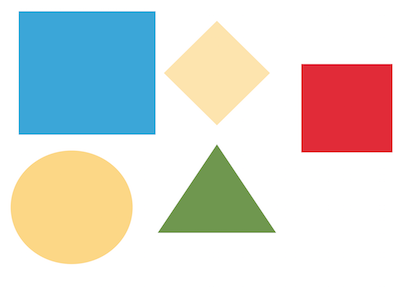
#> input picture src/mhered/src/images/shapes.png, 400 x 289 px, found by its file name
$ python testcv2.py
#> lines starting #> are read from the running program, lines starting #| are printed output that depends on the picture
#!/usr/bin/env python3

import cv2
import numpy as np

image_name = "shapes.png"
title = image_name + " Image"
image_path = "/home/mhered/catkin_ws/src/mhered/src/images/"

# read image
img = cv2.imread(image_path + image_name)
#> img is the input picture: shape (289, 400, 3); mean B, G, R 212.1, 217.4, 217.3

# create a window
cv2.namedWindow(title, cv2.WINDOW_NORMAL)

# show image
cv2.imshow(title, img)

# wait for key press then close
cv2.waitKey(0)
cv2.destroyAllWindows()

# create a copy in copies folder (folder must exist)
copy_name = "copy-" + image_name
copy_full_path = image_path + "copies/" + copy_name

# print("Writing image ", copy_full_path)
cv2.imwrite(copy_full_path, img)

img_copy = cv2.imread(copy_full_path)

title_copy = copy_name + " Image"

# create a window
cv2.namedWindow(title_copy, cv2.WINDOW_NORMAL)

# show image
cv2.imshow(title_copy, img)

# wait for key press
cv2.waitKey(0)

# read image as BGR
img_color = cv2.imread(image_path + image_name, cv2.IMREAD_COLOR)
blue, green, red = cv2.split(img_color)
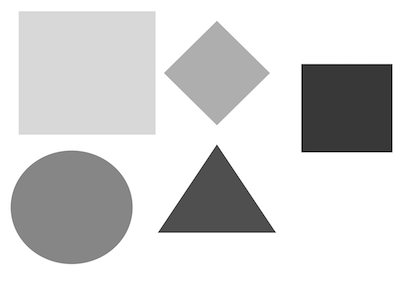
#> blue: shape (289, 400); min 0, max 255, mean 212.1
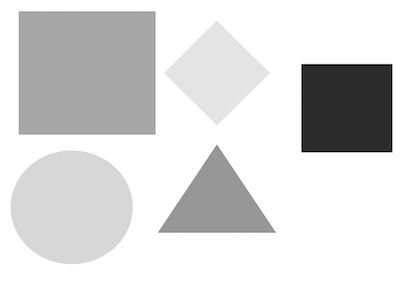
#> green: shape (289, 400); min 0, max 255, mean 217.4
bgr_channels_img = np.concatenate((blue, green, red), axis=1)
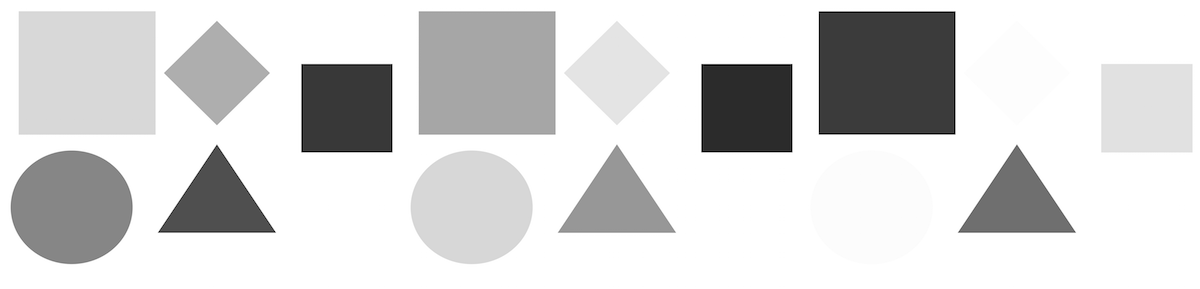
#> bgr_channels_img: shape (289, 1200); min 0, max 255, mean 215.6
cv2.imshow("BGR channels", bgr_channels_img)

# convert to HSV

img_hsv = cv2.cvtColor(img_color, cv2.COLOR_BGR2HSV)
#> img_hsv: shape (289, 400, 3); mean H, S, V 33.1, 62.1, 242.1
h, s, v = cv2.split(img_hsv)
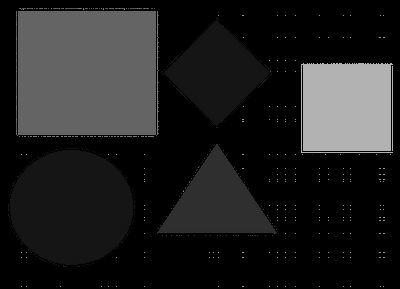
#> h: shape (289, 400); min 0, max 179, mean 33.1
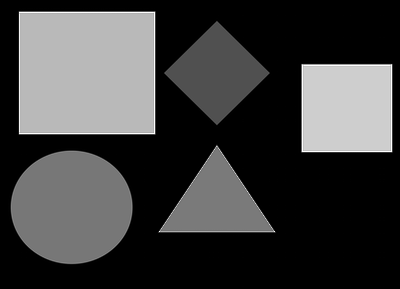
#> s: shape (289, 400); min 0, max 255, mean 62.1
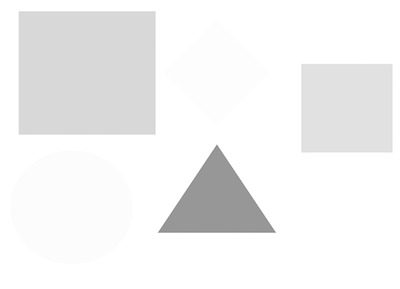
#> v: shape (289, 400); min 130, max 255, mean 242.1
hsv_channels_img = np.concatenate((h, s, v), axis=1)
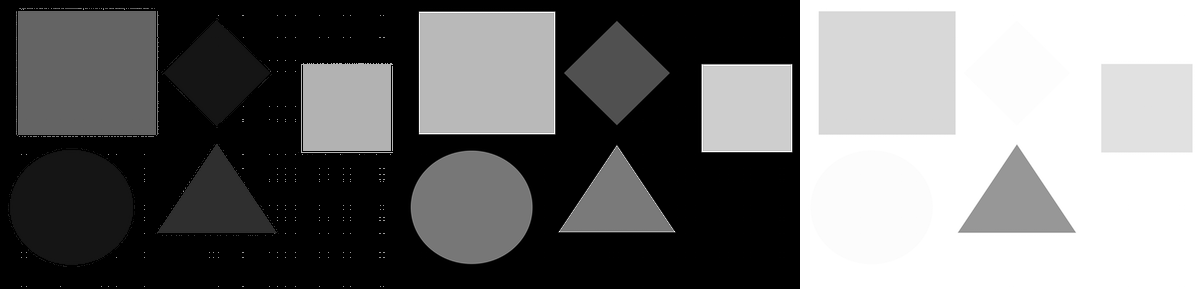
#> hsv_channels_img: shape (289, 1200); min 0, max 255, mean 112.4
cv2.imshow("HSV channels", hsv_channels_img)

# wait for key press then close
cv2.waitKey(0)
cv2.destroyAllWindows()

$ run again, with src/mhered/src/images/flower.jpg saved as src/mhered/src/images/shapes.png
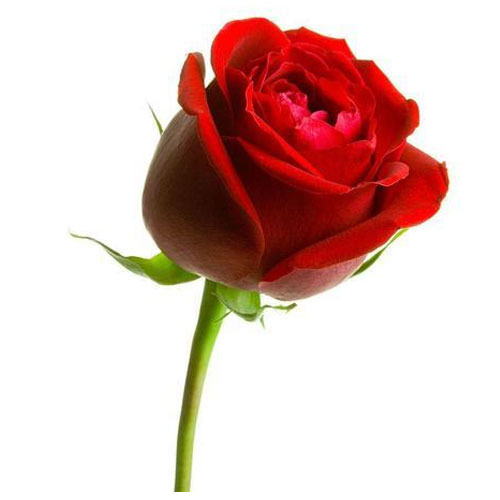
#> input picture src/mhered/src/images/flower.jpg, 500 x 500 px, found by its file name
#> img is the input picture: shape (500, 500, 3); mean B, G, R 190.9, 195.6, 224.4
#> img_hsv: shape (500, 500, 3); mean H, S, V 12.3, 60.5, 225.2
#> `h, s, v = cv2.split(img_hsv)`:
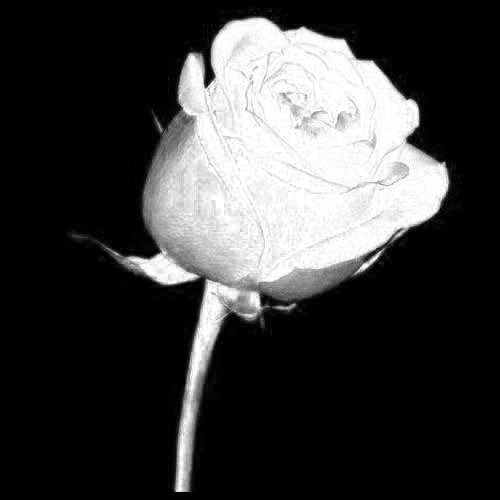
#> s: shape (500, 500); min 0, max 255, mean 60.5
#> `hsv_channels_img = np.concatenate((h, s, v), axis=1)`:
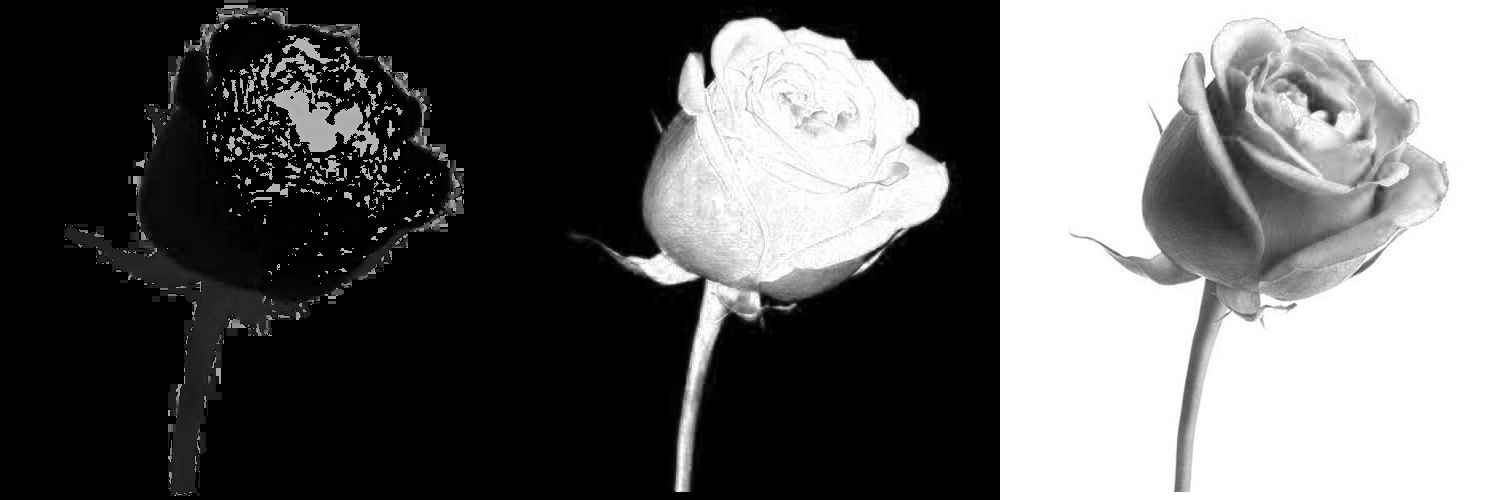
#> hsv_channels_img: shape (500, 1500); min 0, max 255, mean 99.3

$ run again, with src/mhered/src/images/tomato.jpg saved as src/mhered/src/images/shapes.png
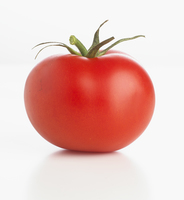
#> input picture src/mhered/src/images/tomato.jpg, 184 x 200 px, found by its file name
#> img is the input picture: shape (200, 184, 3); mean B, G, R 186.3, 191.5, 231.9
#> img_hsv: shape (200, 184, 3); mean H, S, V 8.8, 56.7, 232
#> `h, s, v = cv2.split(img_hsv)`:
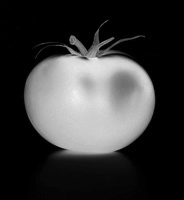
#> s: shape (200, 184); min 0, max 244, mean 56.7
#> `hsv_channels_img = np.concatenate((h, s, v), axis=1)`:
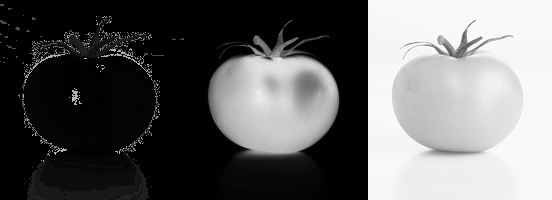
#> hsv_channels_img: shape (200, 552); min 0, max 255, mean 99.2
